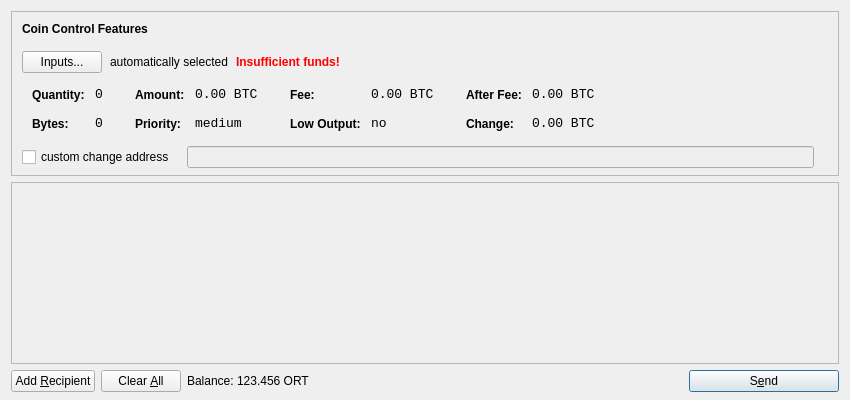
<?xml version="1.0" encoding="UTF-8"?>
<ui version="4.0">
 <class>SendCoinsDialog</class>
 <widget class="QDialog" name="SendCoinsDialog">
  <property name="geometry">
   <rect>
    <x>0</x>
    <y>0</y>
    <width>850</width>
    <height>400</height>
   </rect>
  </property>
  <property name="windowTitle">
   <string>Send Coins</string>
  </property>
  <layout class="QVBoxLayout" name="verticalLayout" stretch="0,1,0">
   <property name="bottomMargin">
    <number>8</number>
   </property>
   <item>
    <widget class="QFrame" name="frameCoinControl">
     <property name="sizePolicy">
      <sizepolicy hsizetype="Expanding" vsizetype="Expanding">
       <horstretch>0</horstretch>
       <verstretch>0</verstretch>
      </sizepolicy>
     </property>
     <property name="maximumSize">
      <size>
       <width>16777215</width>
       <height>16777215</height>
      </size>
     </property>
     <property name="frameShape">
      <enum>QFrame::StyledPanel</enum>
     </property>
     <property name="frameShadow">
      <enum>QFrame::Sunken</enum>
     </property>
     <layout class="QVBoxLayout" name="verticalLayoutCoinControl2">
      <property name="spacing">
       <number>-1</number>
      </property>
      <property name="leftMargin">
       <number>0</number>
      </property>
      <property name="topMargin">
       <number>0</number>
      </property>
      <property name="rightMargin">
       <number>0</number>
      </property>
      <property name="bottomMargin">
       <number>6</number>
      </property>
      <item>
       <layout class="QVBoxLayout" name="verticalLayoutCoinControl" stretch="0,0,0,0,1">
        <property name="spacing">
         <number>0</number>
        </property>
        <property name="leftMargin">
         <number>10</number>
        </property>
        <property name="topMargin">
         <number>10</number>
        </property>
        <item>
         <layout class="QHBoxLayout" name="horizontalLayoutCoinControl1">
          <property name="bottomMargin">
           <number>15</number>
          </property>
          <item>
           <widget class="QLabel" name="labelCoinControlFeatures">
            <property name="sizePolicy">
             <sizepolicy hsizetype="Preferred" vsizetype="Maximum">
              <horstretch>0</horstretch>
              <verstretch>0</verstretch>
             </sizepolicy>
            </property>
            <property name="font">
             <font>
              <weight>75</weight>
              <bold>true</bold>
             </font>
            </property>
            <property name="styleSheet">
             <string notr="true">font-weight:bold;</string>
            </property>
            <property name="text">
             <string>Coin Control Features</string>
            </property>
           </widget>
          </item>
         </layout>
        </item>
        <item>
         <layout class="QHBoxLayout" name="horizontalLayoutCoinControl2" stretch="0,0,0,0">
          <property name="spacing">
           <number>8</number>
          </property>
          <property name="bottomMargin">
           <number>10</number>
          </property>
          <item>
           <widget class="QPushButton" name="pushButtonCoinControl">
            <property name="styleSheet">
             <string notr="true"/>
            </property>
            <property name="text">
             <string>Inputs...</string>
            </property>
           </widget>
          </item>
          <item>
           <widget class="QLabel" name="labelCoinControlAutomaticallySelected">
            <property name="text">
             <string>automatically selected</string>
            </property>
            <property name="margin">
             <number>5</number>
            </property>
           </widget>
          </item>
          <item>
           <widget class="QLabel" name="labelCoinControlInsuffFunds">
            <property name="font">
             <font>
              <weight>75</weight>
              <bold>true</bold>
             </font>
            </property>
            <property name="styleSheet">
             <string notr="true">color:red;font-weight:bold;</string>
            </property>
            <property name="text">
             <string>Insufficient funds!</string>
            </property>
            <property name="margin">
             <number>5</number>
            </property>
           </widget>
          </item>
          <item>
           <spacer name="horizontalSpacerCoinControl">
            <property name="orientation">
             <enum>Qt::Horizontal</enum>
            </property>
            <property name="sizeHint" stdset="0">
             <size>
              <width>40</width>
              <height>1</height>
             </size>
            </property>
           </spacer>
          </item>
         </layout>
        </item>
        <item>
         <widget class="QWidget" name="widgetCoinControl" native="true">
          <property name="sizePolicy">
           <sizepolicy hsizetype="Preferred" vsizetype="Preferred">
            <horstretch>0</horstretch>
            <verstretch>0</verstretch>
           </sizepolicy>
          </property>
          <property name="minimumSize">
           <size>
            <width>0</width>
            <height>0</height>
           </size>
          </property>
          <property name="styleSheet">
           <string notr="true"/>
          </property>
          <layout class="QHBoxLayout" name="horizontalLayoutCoinControl5">
           <property name="margin">
            <number>0</number>
           </property>
           <item>
            <layout class="QHBoxLayout" name="horizontalLayoutCoinControl3" stretch="0,0,0,1">
             <property name="spacing">
              <number>20</number>
             </property>
             <property name="topMargin">
              <number>0</number>
             </property>
             <property name="bottomMargin">
              <number>10</number>
             </property>
             <item>
              <layout class="QFormLayout" name="formLayoutCoinControl1">
               <property name="horizontalSpacing">
                <number>10</number>
               </property>
               <property name="verticalSpacing">
                <number>14</number>
               </property>
               <property name="leftMargin">
                <number>10</number>
               </property>
               <property name="topMargin">
                <number>4</number>
               </property>
               <property name="rightMargin">
                <number>6</number>
               </property>
               <item row="0" column="0">
                <widget class="QLabel" name="labelCoinControlQuantityText">
                 <property name="styleSheet">
                  <string notr="true">font-weight:bold;</string>
                 </property>
                 <property name="text">
                  <string>Quantity:</string>
                 </property>
                 <property name="margin">
                  <number>0</number>
                 </property>
                </widget>
               </item>
               <item row="0" column="1">
                <widget class="QLabel" name="labelCoinControlQuantity">
                 <property name="font">
                  <font>
                   <family>Monospace</family>
                   <pointsize>10</pointsize>
                  </font>
                 </property>
                 <property name="cursor">
                  <cursorShape>IBeamCursor</cursorShape>
                 </property>
                 <property name="contextMenuPolicy">
                  <enum>Qt::ActionsContextMenu</enum>
                 </property>
                 <property name="text">
                  <string notr="true">0</string>
                 </property>
                 <property name="margin">
                  <number>0</number>
                 </property>
                 <property name="textInteractionFlags">
                  <set>Qt::LinksAccessibleByMouse|Qt::TextSelectableByKeyboard|Qt::TextSelectableByMouse</set>
                 </property>
                </widget>
               </item>
               <item row="1" column="0">
                <widget class="QLabel" name="labelCoinControlBytesText">
                 <property name="styleSheet">
                  <string notr="true">font-weight:bold;</string>
                 </property>
                 <property name="text">
                  <string>Bytes:</string>
                 </property>
                </widget>
               </item>
               <item row="1" column="1">
                <widget class="QLabel" name="labelCoinControlBytes">
                 <property name="font">
                  <font>
                   <family>Monospace</family>
                   <pointsize>10</pointsize>
                  </font>
                 </property>
                 <property name="cursor">
                  <cursorShape>IBeamCursor</cursorShape>
                 </property>
                 <property name="contextMenuPolicy">
                  <enum>Qt::ActionsContextMenu</enum>
                 </property>
                 <property name="text">
                  <string notr="true">0</string>
                 </property>
                 <property name="textInteractionFlags">
                  <set>Qt::LinksAccessibleByMouse|Qt::TextSelectableByKeyboard|Qt::TextSelectableByMouse</set>
                 </property>
                </widget>
               </item>
              </layout>
             </item>
             <item>
              <layout class="QFormLayout" name="formLayoutCoinControl2">
               <property name="horizontalSpacing">
                <number>10</number>
               </property>
               <property name="verticalSpacing">
                <number>14</number>
               </property>
               <property name="leftMargin">
                <number>6</number>
               </property>
               <property name="topMargin">
                <number>4</number>
               </property>
               <property name="rightMargin">
                <number>6</number>
               </property>
               <item row="0" column="0">
                <widget class="QLabel" name="labelCoinControlAmountText">
                 <property name="styleSheet">
                  <string notr="true">font-weight:bold;</string>
                 </property>
                 <property name="text">
                  <string>Amount:</string>
                 </property>
                 <property name="margin">
                  <number>0</number>
                 </property>
                </widget>
               </item>
               <item row="0" column="1">
                <widget class="QLabel" name="labelCoinControlAmount">
                 <property name="font">
                  <font>
                   <family>Monospace</family>
                   <pointsize>10</pointsize>
                  </font>
                 </property>
                 <property name="cursor">
                  <cursorShape>IBeamCursor</cursorShape>
                 </property>
                 <property name="contextMenuPolicy">
                  <enum>Qt::ActionsContextMenu</enum>
                 </property>
                 <property name="text">
                  <string notr="true">0.00 BTC</string>
                 </property>
                 <property name="textInteractionFlags">
                  <set>Qt::LinksAccessibleByMouse|Qt::TextSelectableByKeyboard|Qt::TextSelectableByMouse</set>
                 </property>
                </widget>
               </item>
               <item row="1" column="0">
                <widget class="QLabel" name="labelCoinControlPriorityText">
                 <property name="styleSheet">
                  <string notr="true">font-weight:bold;</string>
                 </property>
                 <property name="text">
                  <string>Priority:</string>
                 </property>
                </widget>
               </item>
               <item row="1" column="1">
                <widget class="QLabel" name="labelCoinControlPriority">
                 <property name="font">
                  <font>
                   <family>Monospace</family>
                   <pointsize>10</pointsize>
                  </font>
                 </property>
                 <property name="cursor">
                  <cursorShape>IBeamCursor</cursorShape>
                 </property>
                 <property name="contextMenuPolicy">
                  <enum>Qt::ActionsContextMenu</enum>
                 </property>
                 <property name="text">
                  <string>medium</string>
                 </property>
                 <property name="textInteractionFlags">
                  <set>Qt::LinksAccessibleByMouse|Qt::TextSelectableByKeyboard|Qt::TextSelectableByMouse</set>
                 </property>
                </widget>
               </item>
              </layout>
             </item>
             <item>
              <layout class="QFormLayout" name="formLayoutCoinControl3">
               <property name="horizontalSpacing">
                <number>10</number>
               </property>
               <property name="verticalSpacing">
                <number>14</number>
               </property>
               <property name="leftMargin">
                <number>6</number>
               </property>
               <property name="topMargin">
                <number>4</number>
               </property>
               <property name="rightMargin">
                <number>6</number>
               </property>
               <item row="0" column="0">
                <widget class="QLabel" name="labelCoinControlFeeText">
                 <property name="styleSheet">
                  <string notr="true">font-weight:bold;</string>
                 </property>
                 <property name="text">
                  <string>Fee:</string>
                 </property>
                 <property name="margin">
                  <number>0</number>
                 </property>
                </widget>
               </item>
               <item row="0" column="1">
                <widget class="QLabel" name="labelCoinControlFee">
                 <property name="font">
                  <font>
                   <family>Monospace</family>
                   <pointsize>10</pointsize>
                  </font>
                 </property>
                 <property name="cursor">
                  <cursorShape>IBeamCursor</cursorShape>
                 </property>
                 <property name="contextMenuPolicy">
                  <enum>Qt::ActionsContextMenu</enum>
                 </property>
                 <property name="text">
                  <string notr="true">0.00 BTC</string>
                 </property>
                 <property name="textInteractionFlags">
                  <set>Qt::LinksAccessibleByMouse|Qt::TextSelectableByKeyboard|Qt::TextSelectableByMouse</set>
                 </property>
                </widget>
               </item>
               <item row="1" column="0">
                <widget class="QLabel" name="labelCoinControlLowOutputText">
                 <property name="styleSheet">
                  <string notr="true">font-weight:bold;</string>
                 </property>
                 <property name="text">
                  <string>Low Output:</string>
                 </property>
                </widget>
               </item>
               <item row="1" column="1">
                <widget class="QLabel" name="labelCoinControlLowOutput">
                 <property name="font">
                  <font>
                   <family>Monospace</family>
                   <pointsize>10</pointsize>
                  </font>
                 </property>
                 <property name="cursor">
                  <cursorShape>IBeamCursor</cursorShape>
                 </property>
                 <property name="contextMenuPolicy">
                  <enum>Qt::ActionsContextMenu</enum>
                 </property>
                 <property name="text">
                  <string>no</string>
                 </property>
                 <property name="textInteractionFlags">
                  <set>Qt::LinksAccessibleByMouse|Qt::TextSelectableByKeyboard|Qt::TextSelectableByMouse</set>
                 </property>
                </widget>
               </item>
              </layout>
             </item>
             <item>
              <layout class="QFormLayout" name="formLayoutCoinControl4">
               <property name="horizontalSpacing">
                <number>10</number>
               </property>
               <property name="verticalSpacing">
                <number>14</number>
               </property>
               <property name="leftMargin">
                <number>6</number>
               </property>
               <property name="topMargin">
                <number>4</number>
               </property>
               <property name="rightMargin">
                <number>6</number>
               </property>
               <item row="0" column="0">
                <widget class="QLabel" name="labelCoinControlAfterFeeText">
                 <property name="styleSheet">
                  <string notr="true">font-weight:bold;</string>
                 </property>
                 <property name="text">
                  <string>After Fee:</string>
                 </property>
                 <property name="margin">
                  <number>0</number>
                 </property>
                </widget>
               </item>
               <item row="0" column="1">
                <widget class="QLabel" name="labelCoinControlAfterFee">
                 <property name="font">
                  <font>
                   <family>Monospace</family>
                   <pointsize>10</pointsize>
                  </font>
                 </property>
                 <property name="cursor">
                  <cursorShape>IBeamCursor</cursorShape>
                 </property>
                 <property name="contextMenuPolicy">
                  <enum>Qt::ActionsContextMenu</enum>
                 </property>
                 <property name="text">
                  <string notr="true">0.00 BTC</string>
                 </property>
                 <property name="textInteractionFlags">
                  <set>Qt::LinksAccessibleByMouse|Qt::TextSelectableByKeyboard|Qt::TextSelectableByMouse</set>
                 </property>
                </widget>
               </item>
               <item row="1" column="0">
                <widget class="QLabel" name="labelCoinControlChangeText">
                 <property name="styleSheet">
                  <string notr="true">font-weight:bold;</string>
                 </property>
                 <property name="text">
                  <string>Change:</string>
                 </property>
                </widget>
               </item>
               <item row="1" column="1">
                <widget class="QLabel" name="labelCoinControlChange">
                 <property name="font">
                  <font>
                   <family>Monospace</family>
                   <pointsize>10</pointsize>
                  </font>
                 </property>
                 <property name="cursor">
                  <cursorShape>IBeamCursor</cursorShape>
                 </property>
                 <property name="contextMenuPolicy">
                  <enum>Qt::ActionsContextMenu</enum>
                 </property>
                 <property name="text">
                  <string notr="true">0.00 BTC</string>
                 </property>
                 <property name="textInteractionFlags">
                  <set>Qt::LinksAccessibleByMouse|Qt::TextSelectableByKeyboard|Qt::TextSelectableByMouse</set>
                 </property>
                </widget>
               </item>
              </layout>
             </item>
            </layout>
           </item>
          </layout>
         </widget>
        </item>
        <item>
         <layout class="QHBoxLayout" name="horizontalLayoutCoinControl4" stretch="0,0,0">
          <property name="spacing">
           <number>12</number>
          </property>
          <property name="sizeConstraint">
           <enum>QLayout::SetDefaultConstraint</enum>
          </property>
          <property name="topMargin">
           <number>5</number>
          </property>
          <property name="rightMargin">
           <number>5</number>
          </property>
          <item>
           <widget class="QCheckBox" name="checkBoxCoinControlChange">
            <property name="text">
             <string>custom change address</string>
            </property>
           </widget>
          </item>
          <item>
           <widget class="QLineEdit" name="lineEditCoinControlChange">
            <property name="enabled">
             <bool>false</bool>
            </property>
            <property name="sizePolicy">
             <sizepolicy hsizetype="Expanding" vsizetype="Fixed">
              <horstretch>0</horstretch>
              <verstretch>0</verstretch>
             </sizepolicy>
            </property>
           </widget>
          </item>
          <item>
           <widget class="QLabel" name="labelCoinControlChangeLabel">
            <property name="sizePolicy">
             <sizepolicy hsizetype="Preferred" vsizetype="Expanding">
              <horstretch>0</horstretch>
              <verstretch>0</verstretch>
             </sizepolicy>
            </property>
            <property name="minimumSize">
             <size>
              <width>0</width>
              <height>0</height>
             </size>
            </property>
            <property name="text">
             <string/>
            </property>
            <property name="margin">
             <number>3</number>
            </property>
           </widget>
          </item>
         </layout>
        </item>
        <item>
         <spacer name="verticalSpacerCoinControl">
          <property name="orientation">
           <enum>Qt::Vertical</enum>
          </property>
          <property name="sizeHint" stdset="0">
           <size>
            <width>800</width>
            <height>1</height>
           </size>
          </property>
         </spacer>
        </item>
       </layout>
      </item>
     </layout>
    </widget>
   </item>
   <item>
    <widget class="QScrollArea" name="scrollArea">
     <property name="widgetResizable">
      <bool>true</bool>
     </property>
     <widget class="QWidget" name="scrollAreaWidgetContents">
      <property name="geometry">
       <rect>
        <x>0</x>
        <y>0</y>
        <width>830</width>
        <height>165</height>
       </rect>
      </property>
      <layout class="QVBoxLayout" name="verticalLayout_2">
       <property name="margin">
        <number>0</number>
       </property>
       <item>
        <layout class="QVBoxLayout" name="entries">
         <property name="spacing">
          <number>6</number>
         </property>
        </layout>
       </item>
       <item>
        <spacer name="verticalSpacer">
         <property name="orientation">
          <enum>Qt::Vertical</enum>
         </property>
         <property name="sizeHint" stdset="0">
          <size>
           <width>20</width>
           <height>40</height>
          </size>
         </property>
        </spacer>
       </item>
      </layout>
     </widget>
    </widget>
   </item>
   <item>
    <layout class="QHBoxLayout" name="horizontalLayout">
     <item>
      <widget class="QPushButton" name="addButton">
       <property name="toolTip">
        <string>Send to multiple recipients at once</string>
       </property>
       <property name="text">
        <string>Add &amp;Recipient</string>
       </property>
       <property name="icon">
        <iconset resource="../bitcoin.qrc">
         <normaloff>:/icons/add</normaloff>:/icons/add</iconset>
       </property>
       <property name="autoDefault">
        <bool>false</bool>
       </property>
      </widget>
     </item>
     <item>
      <widget class="QPushButton" name="clearButton">
       <property name="sizePolicy">
        <sizepolicy hsizetype="Minimum" vsizetype="Fixed">
         <horstretch>0</horstretch>
         <verstretch>0</verstretch>
        </sizepolicy>
       </property>
       <property name="toolTip">
        <string>Remove all transaction fields</string>
       </property>
       <property name="text">
        <string>Clear &amp;All</string>
       </property>
       <property name="icon">
        <iconset resource="../bitcoin.qrc">
         <normaloff>:/icons/remove</normaloff>:/icons/remove</iconset>
       </property>
       <property name="autoRepeatDelay">
        <number>300</number>
       </property>
       <property name="autoDefault">
        <bool>false</bool>
       </property>
      </widget>
     </item>
     <item>
      <layout class="QHBoxLayout" name="horizontalLayout_2">
       <property name="spacing">
        <number>3</number>
       </property>
       <item>
        <widget class="QLabel" name="label">
         <property name="text">
          <string>Balance:</string>
         </property>
        </widget>
       </item>
       <item>
        <widget class="QLabel" name="labelBalance">
         <property name="cursor">
          <cursorShape>IBeamCursor</cursorShape>
         </property>
         <property name="text">
          <string>123.456 ORT</string>
         </property>
         <property name="textInteractionFlags">
          <set>Qt::LinksAccessibleByMouse|Qt::TextSelectableByKeyboard|Qt::TextSelectableByMouse</set>
         </property>
        </widget>
       </item>
      </layout>
     </item>
     <item>
      <spacer name="horizontalSpacer">
       <property name="orientation">
        <enum>Qt::Horizontal</enum>
       </property>
       <property name="sizeHint" stdset="0">
        <size>
         <width>40</width>
         <height>20</height>
        </size>
       </property>
      </spacer>
     </item>
     <item>
      <widget class="QPushButton" name="sendButton">
       <property name="minimumSize">
        <size>
         <width>150</width>
         <height>0</height>
        </size>
       </property>
       <property name="toolTip">
        <string>Confirm the send action</string>
       </property>
       <property name="text">
        <string>S&amp;end</string>
       </property>
       <property name="icon">
        <iconset resource="../bitcoin.qrc">
         <normaloff>:/icons/send</normaloff>:/icons/send</iconset>
       </property>
       <property name="default">
        <bool>true</bool>
       </property>
      </widget>
     </item>
    </layout>
   </item>
  </layout>
 </widget>
 <resources>
  <include location="../bitcoin.qrc"/>
 </resources>
 <connections/>
</ui>
